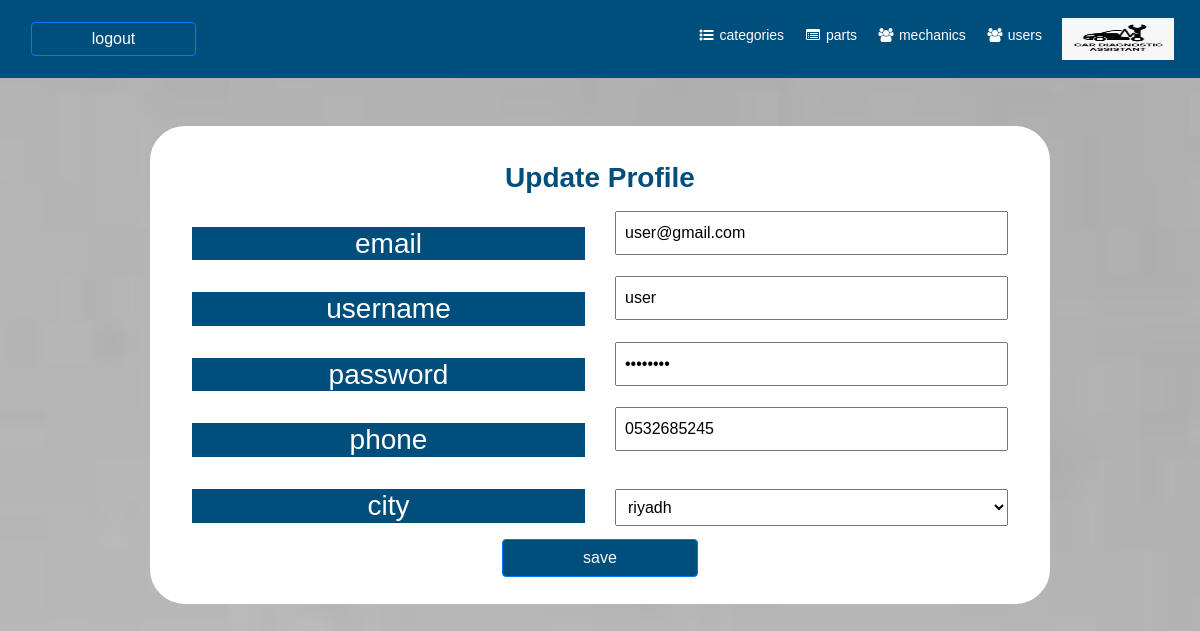
Screenshot of /user_update.php (signed in) with the database file from the repository.
### tables this page shows
CREATE TABLE `users` (
  `id` int(11) NOT NULL,
  `name` varchar(255) NOT NULL,
  `email` varchar(255) NOT NULL,
  `password` varchar(255) NOT NULL,
  `phone` varchar(255) NOT NULL,
  `city_id` int(11) NOT NULL
);

CREATE TABLE `cities` (
  `id` int(11) NOT NULL,
  `name` varchar(255) NOT NULL
);

### web/user_update.php (the view, shortened to what this page needs)
<?php
include("conn.php");
$id = $_SESSION['id'];
$sql_ = "SELECT * FROM users where id='$id'";
$query_ = mysqli_query($db, $sql_);
foreach ($query_ as $row) {
  $email = $row['email'];
  $phone = $row['phone'];
  $password = $row['password'];
  $username = $row['name'];
  $city = $row['city_id'];
}
$sql_city = "SELECT * FROM cities";
$query_city = mysqli_query($db,$sql_city);
?>
<!DOCTYPE html>
<html>
<link rel="stylesheet" href="https://maxcdn.bootstrapcdn.com/bootstrap/4.5.2/css/bootstrap.min.css">
<link rel="stylesheet" href="https://cdnjs.cloudflare.com/ajax/libs/font-awesome/4.7.0/css/font-awesome.min.css">
<body style="background-image: url('images/bg.jpeg');background-size: cover;background-repeat:no-repeat;height:100vh" class="gray-bg">
  <?php
  include('header.php');
  ?>
  <form action="user_update.php" method="post" enctype="multipart/form-data">
    <div class="container-fluid justify-content-center w-75 mt-5 p-4" style="border-color: #fff;border-style: solid;border-radius: 35px;background:#fff">
      <div class="row justify-content-center mt-2">
        <div class="col-6" style="text-align: center;">
          <h3 style="color: #004E7C;font-weight: bold;"> Update Profile </h3>
        </div>
      </div>
      <div class="row justify-content-center mt-2">
        <div class="col-6 mt-3" style="text-align: center;">
          <h3 style="background-color: #004E7C;color: #fff;"> email </h3>
        </div>
        <div class="col-6" style="text-align: center;">
          <input name="email" class="p-2 w-100" type="email"  value="<?php echo $email; ?>" required> </input>
        </div>
      </div>
      <div class="row justify-content-center mt-2">
        <div class="col-6 mt-3" style="text-align: center;">
          <h3 style="background-color: #004E7C;color: #fff;"> username </h3>
        </div>
        <div class="col-6" style="text-align: center;">
          <input name="username" class="p-2 w-100" type="text"   value="<?php echo $username; ?>" required> </input>
        </div>
      </div>
      <div class="row justify-content-center mt-2">
        <div class="col-6 mt-3" style="text-align: center;">
          <h3 style="background-color: #004E7C;color: #fff;"> password </h3>
        </div>
        <div class="col-6" style="text-align: center;">
          <input name="password" class="p-2 w-100" type="password" value="<?php echo $password; ?>" minlength="8"  required> </input>
        </div>
      </div>
      <div class="row justify-content-center mt-2">
        <div class="col-6 mt-3" style="text-align: center;">
          <h3 style="background-color: #004E7C;color: #fff;"> phone </h3>
        </div>
        <div class="col-6" style="text-align: center;">
          <input name="phone" class="p-2 w-100" type="text" value="<?php echo $phone; ?>" minlength="10"  required> </input>
        </div>
      </div>
      <div class="row justify-content-center mt-2">
        <div class="col-6 mt-3" style="text-align: center;">
          <h3 style="background-color: #004E7C;color: #fff;"> city </h3>
        </div>
        <div class="col-6 mt-3" style="text-align: center;">
        <select class="w-100 p-2" name="city">
							<?php foreach ($query_city as $row_city) { ?>
								<option <?php if($city == $row_city['id']){echo "selected";} ?> value="<?= $row_city['id']; ?>" style="background:#003E7C;color:#fff"><?= $row_city['name']; ?></option>
							<?php } ?>
						</select>
      </div>
      </div>
      <div class="row justify-content-center mt-2">
        <div class="col-6" style="text-align: center;">
          <button name="save_btn" type="submit" class="btn btn-primary w-50"> save</button>
        </div>
      </div>
    </div>
  </form>
</body>
</html>

### web/user_update.php (style rules this page uses)
body { font-family: Arial, Helvetica, sans-serif; }
.row { margin-left: 0em; margin-right: 0em; }

### web/header.php (style rules this page uses)
.row { margin-left: 0px !important; margin-right: 0px !important; }
.btn-primary { background: #004E7C !important; }

### rows the page displays
users: email "user@gmail.com", username "user", phone "0532685245", city "riyadh"
